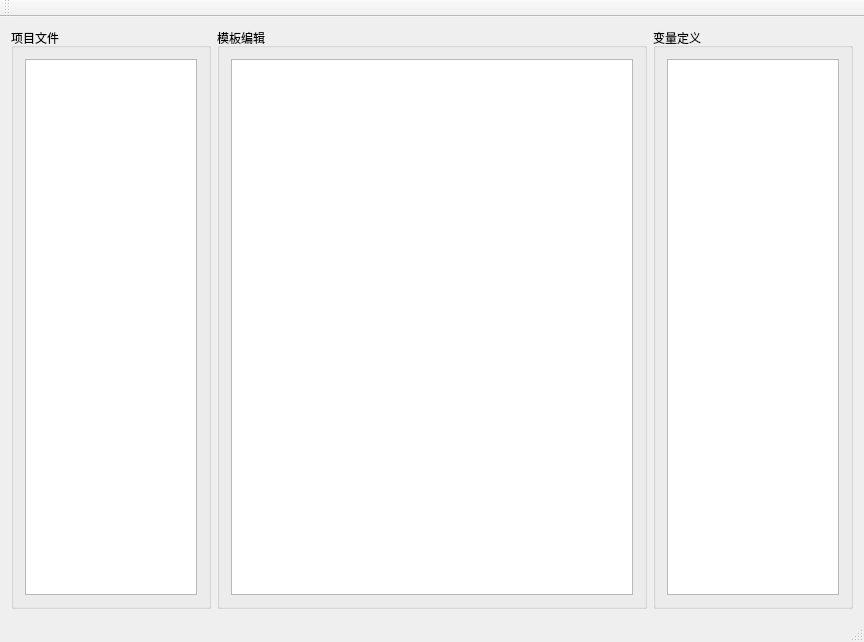
<?xml version="1.0" encoding="UTF-8"?>
<ui version="4.0">
 <class>DMSCGJ</class>
 <widget class="QMainWindow" name="DMSCGJ">
  <property name="geometry">
   <rect>
    <x>0</x>
    <y>0</y>
    <width>864</width>
    <height>642</height>
   </rect>
  </property>
  <property name="windowTitle">
   <string>DMSCGJ</string>
  </property>
  <widget class="QWidget" name="centralWidget">
   <layout class="QGridLayout" name="gridLayout">
    <item row="0" column="0">
     <widget class="QGroupBox" name="groupBox">
      <property name="minimumSize">
       <size>
        <width>200</width>
        <height>0</height>
       </size>
      </property>
      <property name="maximumSize">
       <size>
        <width>200</width>
        <height>16777215</height>
       </size>
      </property>
      <property name="title">
       <string>项目文件</string>
      </property>
      <layout class="QVBoxLayout" name="verticalLayout_4">
       <item>
        <widget class="QTreeView" name="treeView_filesView"/>
       </item>
      </layout>
     </widget>
    </item>
    <item row="0" column="1">
     <widget class="QGroupBox" name="groupBox_2">
      <property name="title">
       <string>模板编辑</string>
      </property>
      <layout class="QVBoxLayout" name="verticalLayout_5">
       <item>
        <widget class="QTextEdit" name="textEdit_codeEdit"/>
       </item>
      </layout>
     </widget>
    </item>
    <item row="0" column="2">
     <widget class="QGroupBox" name="groupBox_3">
      <property name="minimumSize">
       <size>
        <width>200</width>
        <height>0</height>
       </size>
      </property>
      <property name="maximumSize">
       <size>
        <width>200</width>
        <height>16777215</height>
       </size>
      </property>
      <property name="title">
       <string>变量定义</string>
      </property>
      <layout class="QVBoxLayout" name="verticalLayout">
       <item>
        <widget class="QTableView" name="tableView_key_value"/>
       </item>
      </layout>
     </widget>
    </item>
   </layout>
  </widget>
  <widget class="QMenuBar" name="menuBar">
   <property name="geometry">
    <rect>
     <x>0</x>
     <y>0</y>
     <width>864</width>
     <height>24</height>
    </rect>
   </property>
  </widget>
  <widget class="QToolBar" name="mainToolBar">
   <attribute name="toolBarArea">
    <enum>TopToolBarArea</enum>
   </attribute>
   <attribute name="toolBarBreak">
    <bool>false</bool>
   </attribute>
  </widget>
  <widget class="QStatusBar" name="statusBar"/>
 </widget>
 <layoutdefault spacing="6" margin="11"/>
 <resources/>
 <connections/>
</ui>
